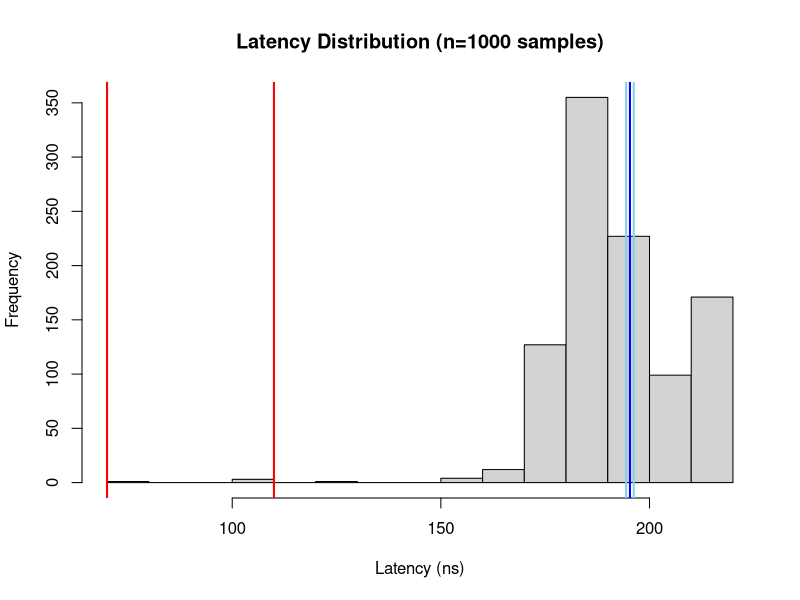

Source code (R):
# Set working directory.
setwd("/home/fabian/programming/operating-systems/portfolio2/statistics")

# Read the latencies from the text file
latencies <- as.numeric(readLines("../aufgabe1/latencies.txt"))

# Summary statistics
summary(latencies)

# Clip outliers (99th percentile)
threshold <- quantile(latencies, 0.99)
filtered_latencies <- latencies[latencies <= threshold]

# Compute mean and 95% confidence interval
mean_latency <- mean(filtered_latencies)
sd_latency <- sd(filtered_latencies)
margin <- qt(0.975,df=length(filtered_latencies)-1)*sd_latency/sqrt(length(filtered_latencies))
ci_upper <- mean_latency + margin
ci_lower <- mean_latency - margin


# Bootstrap transformation to calculate mean minimum and confidence interval for minimum
if(!require(boot)){install.packages("boot")}
library(boot)

min_function <- function(data, indices) {
  return(min(data[indices]))
}

boot_results <- boot(data = filtered_latencies, statistic = min_function, R = 1000)

ci_perc <- boot.ci(boot_results, type = "perc")
min_ci_upper <- ci_perc$percent[5]
min_ci_lower <- ci_perc$percent[4]




# Plot the distribution
hist(filtered_latencies, main = paste0("Latency Distribution (n=", length(latencies), " samples)"), xlab = "Latency (ns)")

# Plot mean and confidence interval
abline(v = mean_latency, col = "blue", lwd = 2)
abline(v = ci_upper, col = "skyblue", lwd = 2)
abline(v = ci_lower, col = "skyblue", lwd = 2)

# Plot confidence interval for minimum
abline(v = min_ci_lower, col = "red", lwd = 2)
abline(v = min_ci_upper, col = "red", lwd = 2)

